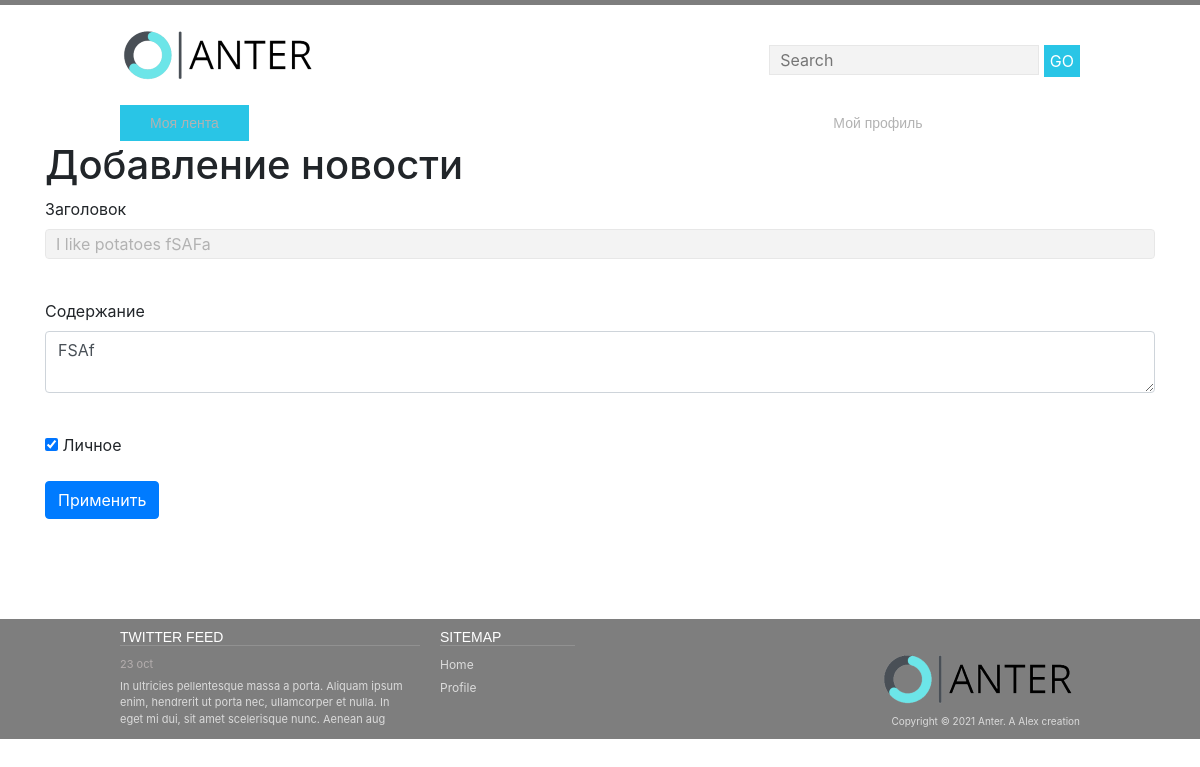
The page /news=3 (signed in) on the database its author committed.
### data/news.py (models this page shows)
class News(SqlAlchemyBase, SerializerMixin):
    __tablename__ = 'news'
    id = sqlalchemy.Column(sqlalchemy.Integer,
                           primary_key=True, autoincrement=True)
    title = sqlalchemy.Column(sqlalchemy.String, nullable=True)
    content = sqlalchemy.Column(sqlalchemy.String, nullable=True)
    created_date = sqlalchemy.Column(sqlalchemy.DateTime,
                                     default=datetime.datetime.now)
    is_private = sqlalchemy.Column(sqlalchemy.Boolean, default=False)
    user_id = sqlalchemy.Column(sqlalchemy.Integer,
                                sqlalchemy.ForeignKey("users.id"))
    user = orm.relation('User')

### main.py (the view, shortened to what this page needs)
@app.route('/news=<int:id>', methods=['GET', 'POST'])
@login_required
def edit_news(id):
    form = NewsForm()
    if request.method == "GET":
        db_sess = db_session.create_session()
        news = db_sess.query(News).filter(News.id == id,
                                          News.user == current_user
                                          ).first()
        if news:
            form.title.data = news.title
            form.content.data = news.content
            form.is_private.data = news.is_private
        else:
            abort(404)
    return render_template('news.html',
                           title='Редактирование новости',
                           form=form
                           )

### forms/news.py
class NewsForm(FlaskForm):
    title = StringField('Заголовок', validators=[DataRequired()])
    content = TextAreaField("Содержание")
    is_private = BooleanField("Личное")
    submit = SubmitField('Применить')

### data/db_session.py (called while the page is built)
def create_session() -> Session:
    global __factory
    return __factory()

### main.py (called while the page is built)
@login_manager.user_loader
def load_user(user_id):
    db_sess = db_session.create_session()
    return db_sess.query(User).get(user_id)

### templates/news.html (shortened to what this page needs)
{% extends "base.html" %}
{% block content %}
<h1>Добавление новости</h1>
<form action="" method="post">
    <p>
        {{ form.title.label }}<br>
        {{ form.title(class="form-control") }}<br>
    </p>
    <p>
        {{ form.content.label }}<br>
        {{ form.content(class="form-control") }}<br>
    </p>
    <p>{{ form.is_private() }} {{ form.is_private.label }}</p>
    <p>{{ form.submit(type="submit", class="btn btn-primary") }}</p>
</form>
{% endblock %}

### static/css/style.css (style rules this page uses)
body { color: #8f8f8f; font: 12px Tahoma, sans-serif; background-color: #f8f8f8; border-top: 5px solid #7e7e7e; margin: 0; }
input[type="text"] { background-color: #f3f3f3; border: 1px solid #e7e7e7; height: 30px; color: #b2b2b2; padding: 0 10px; vertical-align: top; }
p { margin: 20px 0; }

### rows shown on the page
News: title "I like potatoes fSAFa", content "FSAf", is_private "☑"
